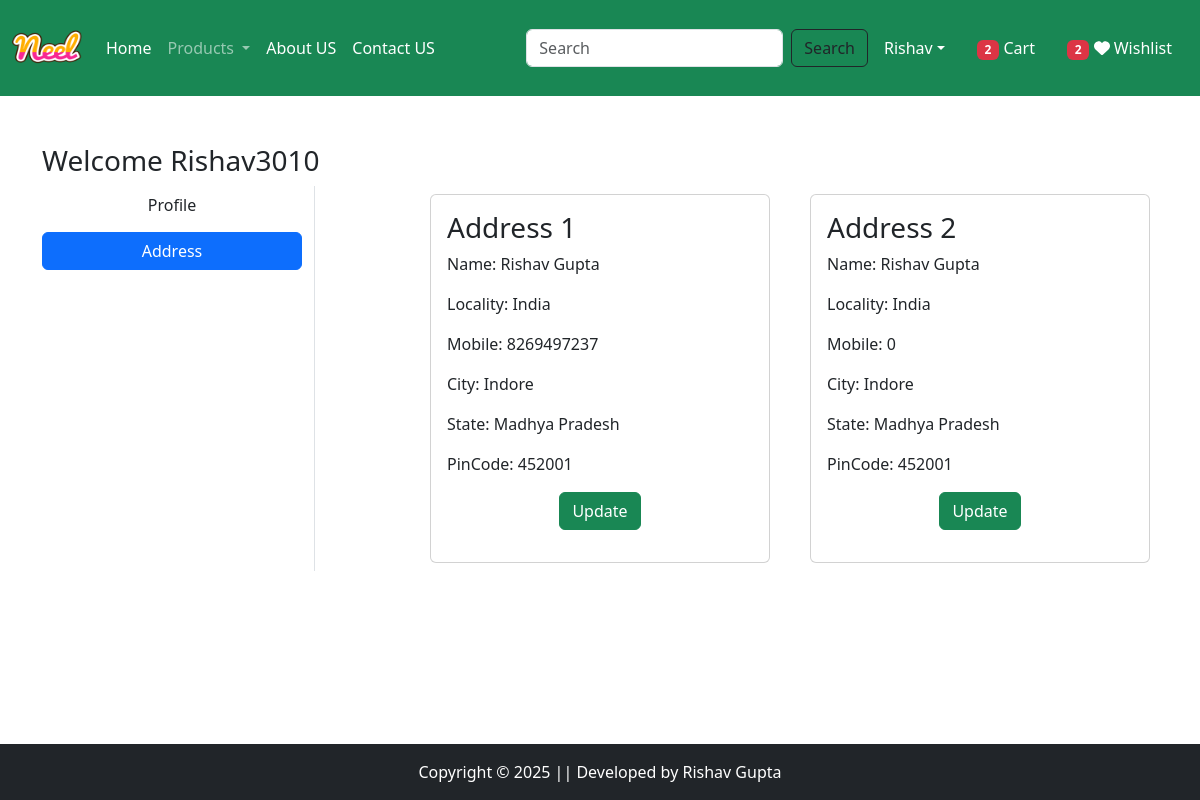
The page /address/ (signed in) on the database its author committed.
### App/models.py (models this page shows, shortened)
class Customer(models.Model):
    user = models.ForeignKey(User,on_delete=models.CASCADE)
    name = models.CharField(max_length=200)
    locality = models.CharField(max_length=200)
    city = models.CharField(max_length=50)
    mobile = models.IntegerField(default=0)
    zipcode = models.IntegerField()
    state = models.CharField(choices=STATE_CHOICES,max_length=100)

### App/views.py (the view)
# urls.py: path('address/', views.address, name="address"),
@login_required
def address(request):
    add = Customer.objects.filter(user=request.user)
    totalitem=0
    wishitem = 0
    if request.user.is_authenticated:
        totalitem = len(Cart.objects.filter(user=request.user))
        wishitem = len(Wishlist.objects.filter(user=request.user))
    return render(request,'app/address.html',locals())

### App/templates/app/address.html (shortened to what this page needs)
{% extends "app/base.html" %}
{% load static %}
{% block main-content %}
<div class="container my-5">
    <div class="row">
        <h3>Welcome <span class="text-capitalize">{{ request.user }}</span></h3>
        <div class="col-sm-3 border-end">
            <ul class="list-unstyled">
                <li class="d-grid mb-2">
                    <a href="{% url 'profile' %}" class="btn btn">Profile</a>
                </li>
                <li class="d-grid">
                    <a href="{% url 'address' %}" class="btn btn-primary">Address</a>
                </li>
            </ul>
        </div>
        <div class="col-sm-8 offset-sm-1">
            <div class="row">
                {% for ad in add %}
                    <div class="col-sm-6">
                        <div class="card m-2">
                            <div class="card-body">
                                <h3>Address {{forloop.counter}}</h3>
                                <p>Name: {{ad.name}}</p>
                                <p>Locality: {{ad.locality}}</p>
                                <p>Mobile: {{ad.mobile}}</p>
                                <p>City: {{ad.city}}</p>
                                <p>State: {{ad.state}}</p>
                                <p>PinCode: {{ad.zipcode}}</p>
                                <p class="text-center"><a href="{% url 'updateAddress' pk=ad.id %}" type="button" class="btn btn-success">Update</a></p>
                            </div>
                        </div>
                    </div>
                {% endfor %}
            </div>
        </div>
    </div>
</div>
{% endblock main-content %}

### rows shown on the page
Customer: name "Rishav Gupta", locality "India", mobile "8269497237", city "Indore", state "Madhya Pradesh", zipcode "452001"
Customer: name "Rishav Gupta", locality "India", mobile "0", city "Indore", state "Madhya Pradesh", zipcode "452001"

### other values the page prints
{{ totalitem }} "2"
{{ wishitem }} "2"
{{ request.user }} "Rishav3010"
